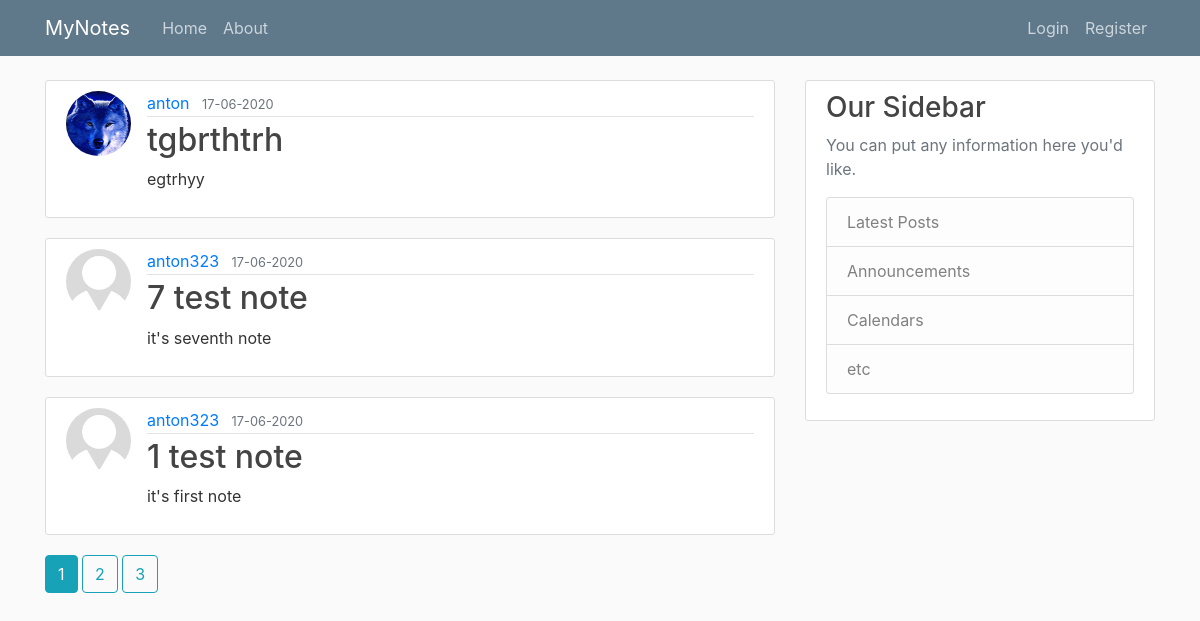
The page /home on the database its author committed.
### mynotes/models.py (models this page shows, shortened)
class Post(db.Model):
    id = db.Column(db.Integer, primary_key=True)
    title = db.Column(db.String(100), nullable=False)
    date_posted = db.Column(db.DateTime, nullable=False, default=datetime.utcnow())
    content = db.Column(db.Text, nullable=False)
    user_id = db.Column(db.Integer, db.ForeignKey('user.id'), nullable=False)

class User(db.Model, UserMixin):
    id = db.Column(db.Integer, primary_key=True)
    username = db.Column(db.String(20), unique=True, nullable=False)
    email = db.Column(db.String(120), unique=True, nullable=False)
    image_file = db.Column(db.String(20), nullable=False, default='default.jpg')
    password = db.Column(db.String(60), nullable=False)
    posts = db.relationship('Post', backref='author', lazy=True)

### mynotes/main/routes.py (the view)
@main.route("/")
@main.route("/home")
def home():
    page = request.args.get('page', 1, type=int)
    posts = Post.query.order_by(Post.date_posted.desc()).paginate(page=page, per_page=3)
    return render_template('home.html', posts=posts)

### mynotes/templates/home.html (shortened to what this page needs)
{% extends "layout.html" %}
{% block content %}
    {% for post in posts.items %}
        <article class="media content-section">
            <img class="rounded-circle article-img" src="{{ url_for('static', filename='profile_pics/' + post.author.image_file) }}">
            <div class="media-body">
                <div class="article-metadata">
                    <a class="mr-2" href="{{ url_for('users.user_posts', username=post.author.username) }}"> {{ post.author.username }} </a>
                    <small class="text-muted"> {{ post.date_posted.strftime('%d-%m-%Y') }} </small>
                </div>
            <h2><a class="article-title" href="{{ url_for('posts.post', post_id=post.id) }}"> {{ post.title }} </a></h2>
            <p class="article-content">{{ post.content }}</p>
            </div>
        </article>
    {% endfor %}
    {% for page_num in posts.iter_pages(left_edge=1, right_edge=1, left_current=1, right_current=2) %}
        {% if page_num %}
            {% if posts.page == page_num %}
                <a class="btn btn-info mb-4" href="{{ url_for('main.home', page=page_num) }}"> {{ page_num }} </a>
            {% else %}
                <a class="btn btn-outline-info mb-4" href="{{ url_for('main.home', page=page_num) }}"> {{ page_num }} </a>
            {% endif %}
        {% endif %}
    {% endfor %}
{% endblock content %}

### mynotes/static/main.css (style rules this page uses)
body { background: #fafafa; color: #333333; margin-top: 5rem; }
h1, h2, h3, h4, h5, h6 { color: #444444; }
.content-section { background: #ffffff; padding: 10px 20px; border: 1px solid #dddddd; border-radius: 3px; margin-bottom: 20px; }
.article-title { color: #444444; }
.article-content { white-space: pre-line; }
.article-img { height: 65px; width: 65px; margin-right: 16px; }
.article-metadata { padding-bottom: 1px; margin-bottom: 4px; border-bottom: 1px solid #e3e3e3 }

### rows shown on the page
Post: image_file (picture), author.username "anton", date_posted "17-06-2020", title "tgbrthtrh", content "egtrhyy"
Post: image_file (placeholder picture), author.username "anton323", date_posted "17-06-2020", title "7 test note", content "it's seventh note"
Post: image_file (placeholder picture), author.username "anton323", date_posted "17-06-2020", title "1 test note", content "it's first note"

### other values the page prints
{{ page_num }} "1"
{{ page_num }} "2" "3"
